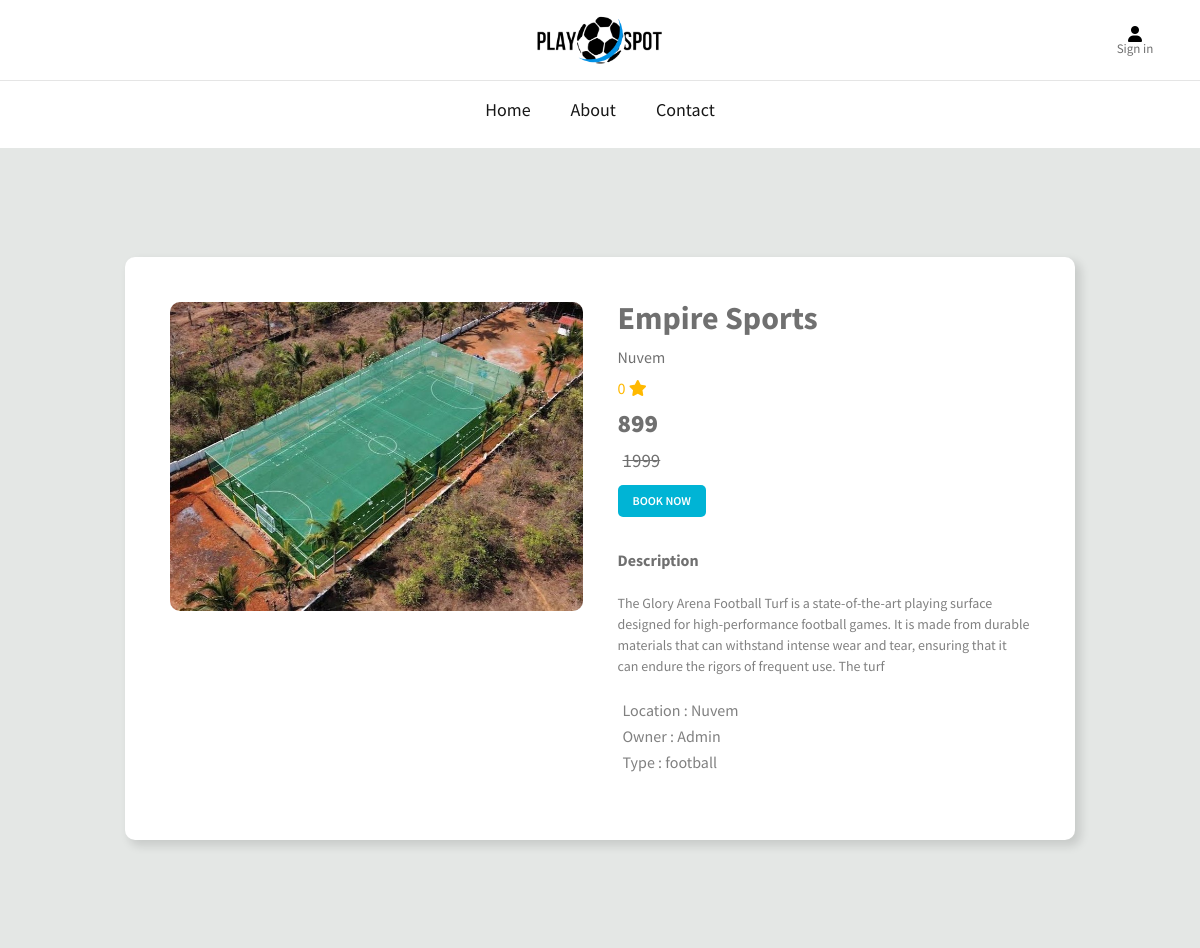
The page /files/book_turf/book_turf.php?id=20 on the database its author committed.
### tables this page shows
CREATE TABLE `turfs` (
  `tid` int(255) NOT NULL,
  `tname` varchar(255) NOT NULL,
  `owner_email` varchar(255) NOT NULL,
  `location` varchar(255) NOT NULL,
  `owner` varchar(255) NOT NULL,
  `owner_mobile` varchar(255) NOT NULL,
  `rating` int(255) NOT NULL,
  `type` varchar(255) NOT NULL,
  `description` varchar(255) NOT NULL,
  `offer price` int(255) NOT NULL,
  `initial price` int(11) NOT NULL,
  `image` varchar(255) NOT NULL
);

### files/book_turf/Product-Details-Page/index.php (the view, shortened to what this page needs)
<?php
require('../../connect.php');
?>
<!DOCTYPE html>
<html lang="en">
<head>
    <link rel="stylesheet" href="css/style.css">
    <link rel="stylesheet" href="css/all.min.css">
    <link rel="stylesheet" href="css/style.css">
</head>
<body>
    <div class="container3">
        <?php
        if (isset($_GET['id']))
        {
            $tid=$_GET['id'];
            $query="SELECT * FROM `turfs` WHERE tid = $tid";
            $query_run=mysqli_query($con,$query);
            if (mysqli_num_rows($query_run)>0)
            {
                $data=mysqli_fetch_array($query_run);
                ?>
                <div class="box">
                    <div class="images">
                        <div class="img-holder active">
                            <img src="../uploads/<?= $data['image']?>">
                        </div>
                    </div>
                    <div class="basic-info">
                        <h1><?= stripslashes($data['tname'])?></h1>
                        <p><?= stripslashes($data['location'])?></p>
                        <div class="rate">
                            <p><?= stripslashes($data['rating']);?> <i class="filled fas fa-star"></i></p>
                        </div>
                        <span><?= stripslashes($data['offer price']);?></span>
                        <span class="line" style="margin-left: 5px;text-decoration: line-through; font-weight: 500; font-size: 19px; color: hsl(0, 0%, 44%);"><?= stripslashes($data['initial price']);?></span>
                        <div class="options">
                            <a href="#">BOOK NOW</a>
                        </div>
                    </div>
                    <div class="description">
                        <h4>Description</h4>
                        <p><?= stripslashes($data['description']);?></p>
                        <ul class="features">
                            <li><i class="fa fa-dot-circle-o" aria-hidden="true"></i>Location : <?= stripslashes($data['location'])?></li>
                            <li><i class="fa fa-user-circle-o" aria-hidden="true"></i>Owner : <?= stripslashes($data['owner'])?></li>
                            <li><i class="fa fa-futbol-o" aria-hidden="true"></i>Type : <?= stripslashes($data['type'])?></li>
                        </ul>
                    </div>
                </div>
                <?php
            }
            else
            {
                echo "Turf Not Found";
            }
        }
        else
        {
            echo "Id not Found in url";
        }
        ?>
    </div>
</body>
</html>

### files/landing/turfs.css (style rules this page uses)
:root { --middle-blue-green: hsl(176, 35%, 63%); --sonic-silver: hsl(0, 0%, 44%); --eerie-black: hsl(0, 0%, 9%); --ocean-green: hsl(148, 45%, 58%); --candy-pink: hsl(356, 65%, 63%); --cultured: hsl(0, 0%, 96%); --white: hsl(0, 0%, 100%); --black: hsl(0, 0%, 0%); --yellow:rgb(255, 213, 1); --ff-jost: "Jost", sans-serif; --fs-1: 2.5rem; --fs-2: 1.75rem; --fs-3: 1.625rem; --fs-4: 1.5rem; --fs-5: 1.375rem; --fs-6: 1.25rem; --fs-7: 1.125rem; --fs-8: 0.938rem; --fs-9: 0.875rem; --fs-10: 0.813rem; --fw-500: 500; --fw-600: 600; --transition-1: 0.25s ease; --transition-2: 0.75s ease; --cubic-out: cubic-bezier(0.51, 0.03, 0.64, 0.28); --cubic-in: cubic-bezier(0.33, 0.85, 0.56, 1.02); --section-padding: 60px; }
*, *::before, *::after { margin: 0; padding: 0; box-sizing: border-box; }
li { list-style: none; }
a { text-decoration: none; }
a, img, span, input, button, ion-icon { display: block; }
img { height: auto; }
html { font-family: var(--ff-jost); color: var(--sonic-silver); scroll-behavior: smooth; }
body { background: var(--white); padding-block: 70px; }
a, button { transition: var(--transition-1); }
@media (min-width: 480px) { :root { --fs-1: 3rem; --fs-2: 2rem; } }
@media (min-width: 580px) { :root { --fs-1: 3.75rem; --fs-2: 2.375rem; --fs-3: 2.25rem; } }
@media (min-width: 992px) { :root { --fs-1: 5rem; } }
@media (min-width: 992px) { body { padding-block: 0; } }
@media (min-width: 1200px) { :root { --fs-1: 6.25rem; } }

### files/book_turf/Product-Details-Page/css/style.css (style rules this page uses)
:root { --primary-color: #e4e7e5; --secondary-color: #00b4d5; --tertiary-color: #0077b6; --yellow-color: #ffb900; --gray-color: #808080; }
* { box-sizing: border-box; font-family: 'Source Sans Pro', sans-serif; line-height: 1; padding: 0; margin: 0; }
.container3 { background-color: var(--primary-color); min-height: 100vh; display: flex; justify-content: center; align-items: center; }
.box { background-color: white; border-radius: 10px; box-shadow: 5px 5px 10px 1px rgb(0, 0, 0, 12%); padding: 45px; margin: 15px 0; width: 950px; display: grid; grid-template-columns: repeat(2, 1fr); grid-template-rows: auto 1fr; grid-template-areas: "images info" "images description"; grid-gap: 35px; }
.box .images { grid-area: images; display: grid; grid-template-columns: repeat(3, auto); grid-template-rows: auto 1fr; grid-template-areas: "active active active" "idle idle idle"; grid-gap: 5px; }
.box .images .img-holder img { width: 100%; display: block; border-radius: 10px; }
.box .images .img-holder.active { grid-area: active; }
.box .basic-info { grid-area: info; display: flex; flex-direction: column; gap: 15px; }
.box .basic-info .rate { color: var(--yellow-color); }
.box .basic-info span { font-weight: 800; font-size: 25px; }
.box .basic-info .options a { color: white; background-color: var(--secondary-color); display: inline-block; padding: 10px 15px; text-decoration: none; font-weight: 600; font-size: 12px; border-radius: 5px; }
.box .description { grid-area: description; display: flex; flex-direction: column; gap: 25px; }
.box .description p { color: var(--gray-color); font-size: 14px; line-height: 1.5; }
.box .description .features { list-style: none; display: flex; flex-direction: column; gap: 10px; color: var(--gray-color); }

### rows shown on the page
turfs: image (picture), tname "Empire Sports", location "Nuvem", rating "0", offer price "899", initial price "1999", description "The Glory Arena Football Turf is a state-of-the-art playing surface designed for high-performance football games. It is made from durable materials that can withstand intense wear and tear, ensuring that it can endure the rigors of frequent use. The turf", owner "Admin", type "football"
